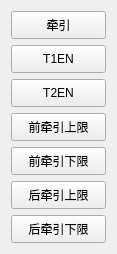
               <widget class="QWidget" name="layoutWidget">
                <property name="geometry">
                 <rect>
                  <x>207</x>
                  <y>21</y>
                  <width>97</width>
                  <height>240</height>
                 </rect>
                </property>
                <layout class="QVBoxLayout" name="verticalLayout_24">
                 <item>
                  <widget class="QPushButton" name="pushButton_15">
                   <property name="minimumSize">
                    <size>
                     <width>95</width>
                     <height>28</height>
                    </size>
                   </property>
                   <property name="text">
                    <string>牵引</string>
                   </property>
                  </widget>
                 </item>
                 <item>
                  <widget class="QPushButton" name="pushButton_32">
                   <property name="minimumSize">
                    <size>
                     <width>95</width>
                     <height>28</height>
                    </size>
                   </property>
                   <property name="text">
                    <string>T1EN</string>
                   </property>
                  </widget>
                 </item>
                 <item>
                  <widget class="QPushButton" name="pushButton_37">
                   <property name="minimumSize">
                    <size>
                     <width>95</width>
                     <height>28</height>
                    </size>
                   </property>
                   <property name="text">
                    <string>T2EN</string>
                   </property>
                  </widget>
                 </item>
                 <item>
                  <widget class="QPushButton" name="pushButton_33">
                   <property name="minimumSize">
                    <size>
                     <width>95</width>
                     <height>28</height>
                    </size>
                   </property>
                   <property name="text">
                    <string>前牵引上限</string>
                   </property>
                  </widget>
                 </item>
                 <item>
                  <widget class="QPushButton" name="pushButton_34">
                   <property name="minimumSize">
                    <size>
                     <width>95</width>
                     <height>28</height>
                    </size>
                   </property>
                   <property name="text">
                    <string>前牵引下限</string>
                   </property>
                  </widget>
                 </item>
                 <item>
                  <widget class="QPushButton" name="pushButton_35">
                   <property name="minimumSize">
                    <size>
                     <width>95</width>
                     <height>28</height>
                    </size>
                   </property>
                   <property name="text">
                    <string>后牵引上限</string>
                   </property>
                  </widget>
                 </item>
                 <item>
                  <widget class="QPushButton" name="pushButton_36">
                   <property name="minimumSize">
                    <size>
                     <width>95</width>
                     <height>28</height>
                    </size>
                   </property>
                   <property name="text">
                    <string>后牵引下限</string>
                   </property>
                  </widget>
                 </item>
                </layout>
               </widget>
